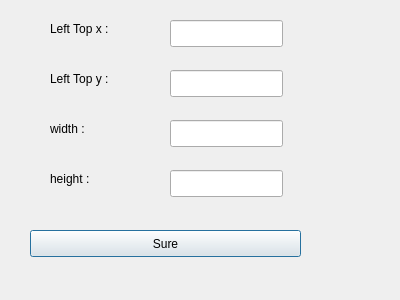
<?xml version="1.0" encoding="UTF-8"?>
<ui version="4.0">
 <class>Dialog_2</class>
 <widget class="QDialog" name="Dialog_2">
  <property name="geometry">
   <rect>
    <x>0</x>
    <y>0</y>
    <width>400</width>
    <height>300</height>
   </rect>
  </property>
  <property name="windowTitle">
   <string>Dialog</string>
  </property>
  <widget class="QLabel" name="label">
   <property name="geometry">
    <rect>
     <x>50</x>
     <y>20</y>
     <width>81</width>
     <height>17</height>
    </rect>
   </property>
   <property name="text">
    <string>Left Top x :</string>
   </property>
  </widget>
  <widget class="QLabel" name="label_2">
   <property name="geometry">
    <rect>
     <x>50</x>
     <y>70</y>
     <width>81</width>
     <height>17</height>
    </rect>
   </property>
   <property name="text">
    <string>Left Top y :</string>
   </property>
  </widget>
  <widget class="QLabel" name="label_3">
   <property name="geometry">
    <rect>
     <x>50</x>
     <y>120</y>
     <width>67</width>
     <height>17</height>
    </rect>
   </property>
   <property name="text">
    <string>width :</string>
   </property>
  </widget>
  <widget class="QLabel" name="label_4">
   <property name="geometry">
    <rect>
     <x>50</x>
     <y>170</y>
     <width>67</width>
     <height>17</height>
    </rect>
   </property>
   <property name="text">
    <string>height :</string>
   </property>
  </widget>
  <widget class="QLineEdit" name="lineEdit">
   <property name="geometry">
    <rect>
     <x>170</x>
     <y>20</y>
     <width>113</width>
     <height>27</height>
    </rect>
   </property>
  </widget>
  <widget class="QLineEdit" name="lineEdit_2">
   <property name="geometry">
    <rect>
     <x>170</x>
     <y>70</y>
     <width>113</width>
     <height>27</height>
    </rect>
   </property>
  </widget>
  <widget class="QLineEdit" name="lineEdit_3">
   <property name="geometry">
    <rect>
     <x>170</x>
     <y>120</y>
     <width>113</width>
     <height>27</height>
    </rect>
   </property>
  </widget>
  <widget class="QLineEdit" name="lineEdit_4">
   <property name="geometry">
    <rect>
     <x>170</x>
     <y>170</y>
     <width>113</width>
     <height>27</height>
    </rect>
   </property>
  </widget>
  <widget class="QPushButton" name="pushButton">
   <property name="geometry">
    <rect>
     <x>30</x>
     <y>230</y>
     <width>271</width>
     <height>27</height>
    </rect>
   </property>
   <property name="text">
    <string>Sure</string>
   </property>
  </widget>
 </widget>
 <resources/>
 <connections/>
</ui>
